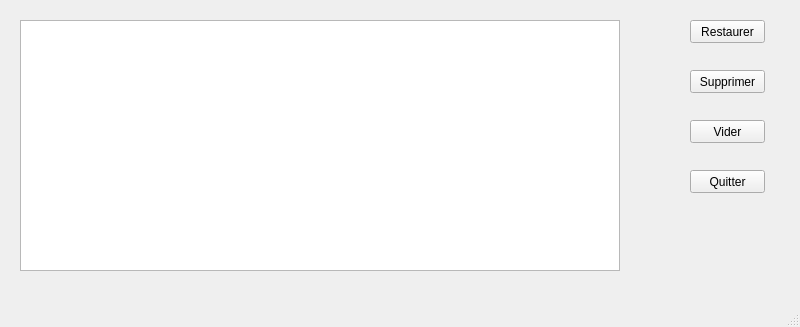
<?xml version="1.0" encoding="UTF-8"?>
<ui version="4.0">
 <class>Corbeille</class>
 <widget class="QMainWindow" name="Corbeille">
  <property name="geometry">
   <rect>
    <x>0</x>
    <y>0</y>
    <width>800</width>
    <height>327</height>
   </rect>
  </property>
  <property name="maximumSize">
   <size>
    <width>800</width>
    <height>500</height>
   </size>
  </property>
  <property name="windowTitle">
   <string>Corbeille</string>
  </property>
  <widget class="QWidget" name="centralwidget">
   <widget class="QTableWidget" name="tableWidget">
    <property name="geometry">
     <rect>
      <x>20</x>
      <y>20</y>
      <width>600</width>
      <height>251</height>
     </rect>
    </property>
    <property name="maximumSize">
     <size>
      <width>600</width>
      <height>450</height>
     </size>
    </property>
    <property name="editTriggers">
     <set>QAbstractItemView::NoEditTriggers</set>
    </property>
    <attribute name="horizontalHeaderDefaultSectionSize">
     <number>150</number>
    </attribute>
    <attribute name="horizontalHeaderMinimumSectionSize">
     <number>150</number>
    </attribute>
   </widget>
   <widget class="QPushButton" name="pushButton">
    <property name="geometry">
     <rect>
      <x>690</x>
      <y>20</y>
      <width>75</width>
      <height>23</height>
     </rect>
    </property>
    <property name="text">
     <string>Restaurer</string>
    </property>
   </widget>
   <widget class="QPushButton" name="pushButton_2">
    <property name="geometry">
     <rect>
      <x>690</x>
      <y>70</y>
      <width>75</width>
      <height>23</height>
     </rect>
    </property>
    <property name="text">
     <string>Supprimer</string>
    </property>
   </widget>
   <widget class="QPushButton" name="pushButton_3">
    <property name="geometry">
     <rect>
      <x>690</x>
      <y>120</y>
      <width>75</width>
      <height>23</height>
     </rect>
    </property>
    <property name="text">
     <string>Vider</string>
    </property>
   </widget>
   <widget class="QPushButton" name="pushButton_4">
    <property name="geometry">
     <rect>
      <x>690</x>
      <y>170</y>
      <width>75</width>
      <height>23</height>
     </rect>
    </property>
    <property name="text">
     <string>Quitter</string>
    </property>
   </widget>
  </widget>
  <widget class="QMenuBar" name="menubar">
   <property name="geometry">
    <rect>
     <x>0</x>
     <y>0</y>
     <width>800</width>
     <height>21</height>
    </rect>
   </property>
  </widget>
  <widget class="QStatusBar" name="statusbar"/>
 </widget>
 <resources/>
 <connections/>
</ui>
